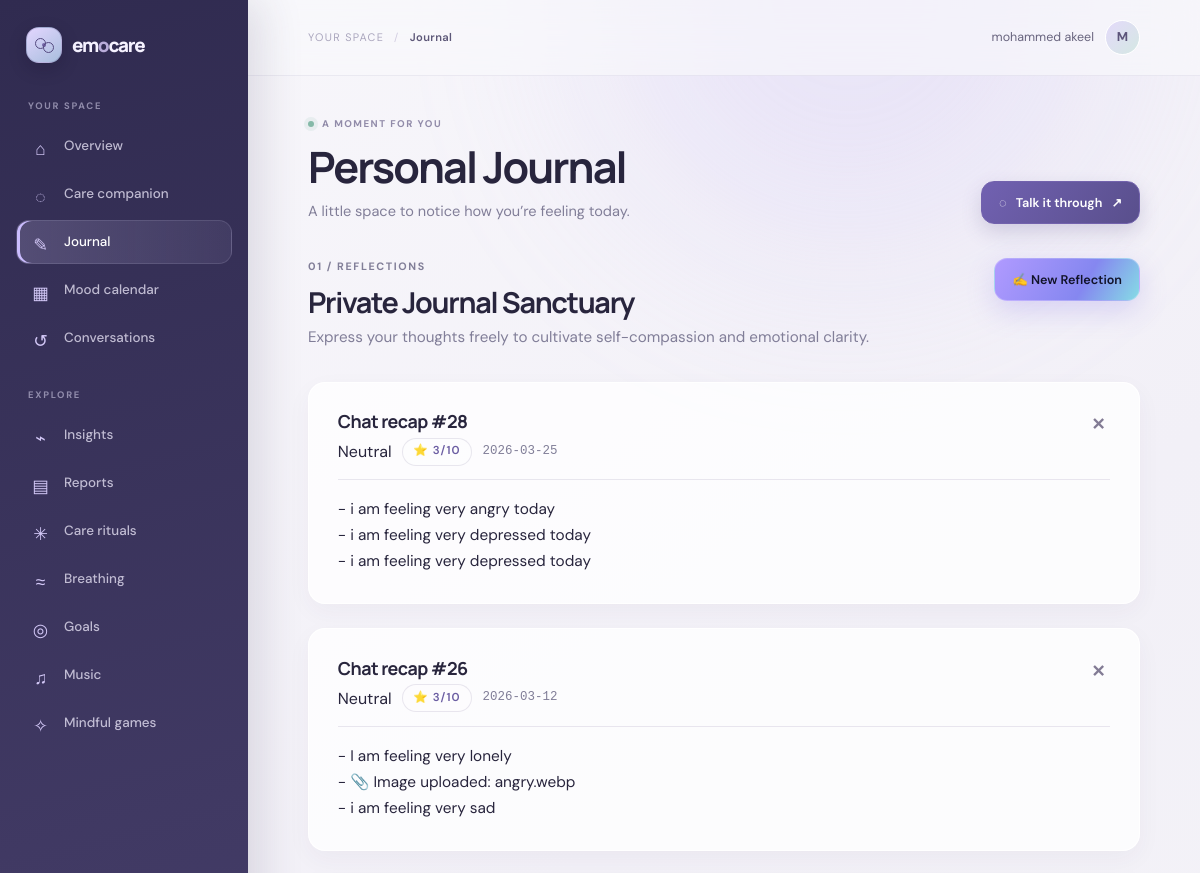
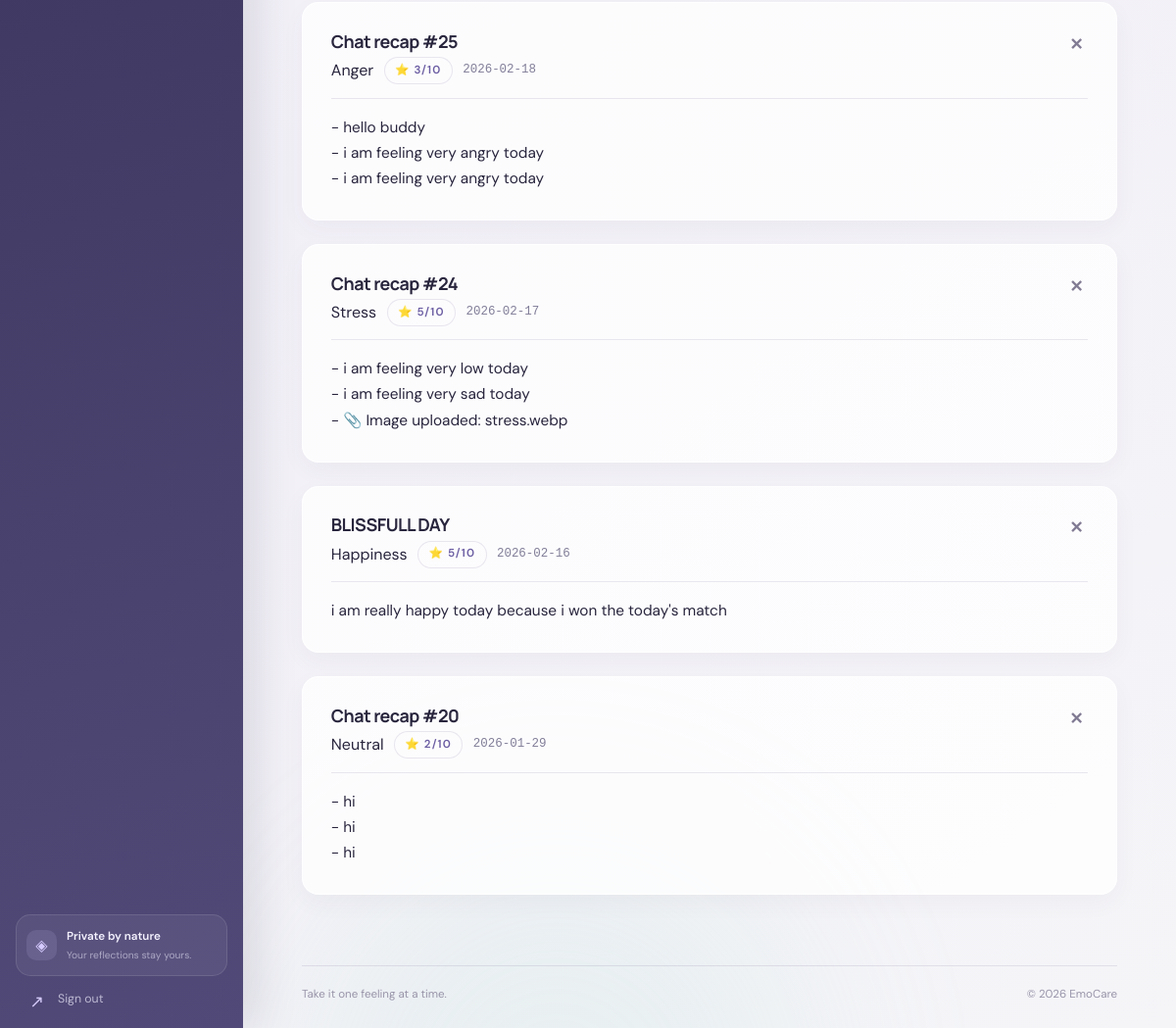
Page /journal (signed in) on the committed database (2 pictures, top to bottom).
### tables this page shows
CREATE TABLE journal_entries (
                id INTEGER PRIMARY KEY AUTOINCREMENT,
                user_id INTEGER NOT NULL,
                title TEXT,
                content TEXT NOT NULL,
                emotion TEXT,
                mood_rating INTEGER,
                created_at TIMESTAMP DEFAULT CURRENT_TIMESTAMP,
                updated_at TIMESTAMP DEFAULT CURRENT_TIMESTAMP,
                FOREIGN KEY(user_id) REFERENCES users(id)
            );

### app.py (the view, shortened to what this page needs)
    @app.route("/journal", methods=["GET", "POST"])
    @login_required
    def journal() -> str:
        user_id = session["user_id"]
        entries = g.db.execute(
            "SELECT * FROM journal_entries WHERE user_id = ? ORDER BY created_at DESC LIMIT 50",
            (user_id,)
        ).fetchall()
        normalized_entries = []
        for row in entries:
            d = dict(row)
            d["emotion"] = normalize_emotion(d.get("emotion") or "Neutral")
            normalized_entries.append(d)
        return render_app_template("journal.html", entries=normalized_entries)

### app.py (called while the page is built)
def normalize_emotion(emotion: str | None) -> str:
    if not emotion:
        return "Neutral"
    emotion = emotion.strip()
    emotion_map = {
        "Happiness": "Happiness",
        "Sadness": "Sadness",
        "Calm": "Neutral",
        "Neutral": "Neutral",
        "Stress": "Stress",
        "Anxiety": "Stress",
        "Depression": "Sadness",
        "Anger": "Anger",
    }
    return emotion_map.get(emotion, "Neutral")

### templates/journal.html (shortened to what this page needs)
{% extends "app_base.html" %}
{% block header_title %}Personal Journal{% endblock %}
{% block content %}
  <section class="journal-section" style="max-width: 1100px; margin: 0 auto;">
    <div class="journal-header" style="display: flex; justify-content: space-between; align-items: flex-start; margin-bottom: 2rem; flex-wrap: wrap; gap: 1rem;">
      <div>
        <div class="section-index">01 / REFLECTIONS</div>
        <h2>Private Journal Sanctuary</h2>
        <p style="margin-top: 0.35rem;">Express your thoughts freely to cultivate self-compassion and emotional clarity.</p>
      </div>
      <button class="btn btn-primary" onclick="showJournalForm()">
        <span>✍️ New Reflection</span>
      </button>
    </div>
    <div class="journal-entries" style="display: flex; flex-direction: column; gap: 1.5rem;">
      {% if entries %}
        {% for entry in entries %}
          <article class="timeline-card" style="padding: 1.8rem;">
            <div style="display: flex; justify-content: space-between; align-items: flex-start; gap: 1rem; margin-bottom: 1rem; padding-bottom: 0.85rem; border-bottom: 1px solid var(--border);">
              <div>
                <h3 style="color: #ffffff; margin-bottom: 0.35rem;">{{ entry.title or "Untitled Reflection" }}</h3>
                <div style="display: flex; align-items: center; gap: 0.65rem; flex-wrap: wrap;">
                  {% if entry.emotion %}
                    <span class="tag">{{ entry.emotion }}</span>
                  {% endif %}
                  {% if entry.mood_rating %}
                    <span class="pill-link" style="min-height: 28px; padding: 0.2rem 0.65rem; font-size: 0.72rem; pointer-events: none;">⭐ {{ entry.mood_rating }}/10</span>
                  {% endif %}
                  <span class="time" style="font-family: var(--font-mono); font-size: 0.78rem; color: var(--muted);">{{ entry.created_at[:10] }}</span>
                </div>
              </div>
              <form method="POST" style="display: inline;" onsubmit="return confirm('Are you sure you want to delete this reflection?');">
                <button type="submit" class="delete-btn" title="Delete reflection">✕</button>
              </form>
            </div>
            <div style="color: var(--text); line-height: 1.7; font-size: 0.96rem;">
              {{ entry.content | replace('\n', '<br>') | safe }}
            </div>
          </article>
        {% endfor %}
      {% endif %}
    </div>
  </section>
{% endblock %}

### templates/app_base.html (shortened to what this page needs)
<!doctype html>
<html lang="en">
  <head>
    <link rel="stylesheet" href="{{ url_for('static', filename='css/style.css') }}" />
    <link rel="stylesheet" href="{{ url_for('static', filename='css/redesign.css') }}" />
  </head>
  <body class="member-app">
    <div class="ambient ambient-one" aria-hidden="true"></div><div class="ambient ambient-two" aria-hidden="true"></div>
    <aside class="app-rail" aria-label="EmoCare workspace navigation">
      <a class="brand rail-brand" href="{{ url_for('dashboard') }}" aria-label="EmoCare dashboard"><span class="brand-mark" aria-hidden="true"><span></span></span><span>em<em>o</em>care</span></a>
      <div class="rail-section-label">YOUR SPACE</div>
      <nav class="rail-nav" aria-label="Main navigation">
        <a href="{{ url_for('dashboard') }}" class="{% if request.endpoint == 'dashboard' %}is-active{% endif %}"><span class="nav-glyph">⌂</span><span>Overview</span></a>
        <a href="{{ url_for('chat') }}" class="{% if request.endpoint == 'chat' %}is-active{% endif %}"><span class="nav-glyph">◌</span><span>Care companion</span></a>
        <a href="{{ url_for('journal') }}" class="{% if request.endpoint == 'journal' %}is-active{% endif %}"><span class="nav-glyph">✎</span><span>Journal</span></a>
        <a href="{{ url_for('calendar') }}" class="{% if request.endpoint == 'calendar' %}is-active{% endif %}"><span class="nav-glyph">▦</span><span>Mood calendar</span></a>
        <a href="{{ url_for('history') }}" class="{% if request.endpoint == 'history' %}is-active{% endif %}"><span class="nav-glyph">↺</span><span>Conversations</span></a>
      </nav>
      <div class="rail-section-label rail-tools-label">EXPLORE</div>
      <nav class="rail-nav rail-tools" aria-label="Wellbeing tools">
        <a href="{{ url_for('charts') }}" class="{% if request.endpoint == 'charts' %}is-active{% endif %}"><span class="nav-glyph">⌁</span><span>Insights</span></a>
        <a href="{{ url_for('reports') }}" class="{% if request.endpoint in ['reports', 'daily_report'] %}is-active{% endif %}"><span class="nav-glyph">▤</span><span>Reports</span></a>
        <a href="{{ url_for('activities') }}" class="{% if request.endpoint == 'activities' %}is-active{% endif %}"><span class="nav-glyph">✳</span><span>Care rituals</span></a>
        <a href="{{ url_for('breathing') }}" class="{% if request.endpoint == 'breathing' %}is-active{% endif %}"><span class="nav-glyph">≈</span><span>Breathing</span></a>
        <a href="{{ url_for('goals') }}" class="{% if request.endpoint == 'goals' %}is-active{% endif %}"><span class="nav-glyph">◎</span><span>Goals</span></a>
        <a href="{{ url_for('music') }}" class="{% if request.endpoint == 'music' %}is-active{% endif %}"><span class="nav-glyph">♫</span><span>Music</span></a>
        <a href="{{ url_for('games') }}" class="{% if request.endpoint == 'games' %}is-active{% endif %}"><span class="nav-glyph">✧</span><span>Mindful games</span></a>
      </nav>
      <div class="rail-bottom">
        <div class="private-card"><span class="private-icon">◈</span><div><strong>Private by nature</strong><small>Your reflections stay yours.</small></div></div>
        <a class="rail-signout" href="{{ url_for('logout') }}"><span class="nav-glyph">↗</span> Sign out</a>
      </div>
    </aside>
    <div class="app-main">
      <header class="workspace-topbar">
        <div class="breadcrumb"><span>YOUR SPACE</span><b>/</b><strong>{% block page_label %}{{ request.endpoint|replace('_', ' ')|title }}{% endblock %}</strong></div>
        <div class="topbar-actions"><span class="welcome-name">{{ user_name if user_name else 'Member' }}</span><span class="profile-orb" aria-hidden="true">{{ (user_name or 'M')[:1]|upper }}</span></div>
      </header>
      <main class="workspace-content">
        <header class="page-heading">
          <div class="page-heading-copy"><span class="page-overline"><i></i> A MOMENT FOR YOU</span><h1>{% block header_title %}{{ user_name }}{% endblock %}</h1><p class="page-subtitle">{% block page_subtitle %}A little space to notice how you’re feeling today.{% endblock %}</p></div>
          <a class="btn btn-primary heading-action" href="{{ url_for('chat') }}"><span class="button-orbit">◌</span> Talk it through <span aria-hidden="true">↗</span></a>
        </header>
        <div class="page-content">{% block content %}{% endblock %}</div>
      </main>
      <footer class="workspace-footer"><span>Take it one feeling at a time.</span><span>© <span id="year">2026</span> EmoCare</span></footer>
    </div>
  </body>
</html>

### rows in the picture
journal_entries: title "Chat recap #28", emotion "Neutral", mood_rating "3", created_at "2026-03-25", content "- i am feeling very angry today - i am feeling very depressed today - i am feeling very depressed today"
journal_entries: title "Chat recap #26", emotion "Neutral", mood_rating "3", created_at "2026-03-12", content "- I am feeling very lonely - 📎 Image uploaded: angry.webp - i am feeling very sad"
journal_entries: title "Chat recap #25", emotion "Anger", mood_rating "3", created_at "2026-02-18", content "- hello buddy - i am feeling very angry today - i am feeling very angry today"
journal_entries: title "Chat recap #24", emotion "Stress", mood_rating "5", created_at "2026-02-17", content "- i am feeling very low today - i am feeling very sad today - 📎 Image uploaded: stress.webp"
journal_entries: title "BLISSFULL DAY", emotion "Happiness", mood_rating "5", created_at "2026-02-16", content "i am really happy today because i won the today's match"
journal_entries: title "Chat recap #20", emotion "Neutral", mood_rating "2", created_at "2026-01-29", content "- hi - hi - hi"

### other values in the picture
{{ request.endpoint|replace('_', ' ')|title }} "Journal"
{{ user_name if user_name else 'Member' }} "mohammed akeel"
{{ (user_name or 'M')[:1]|upper }} "M"
